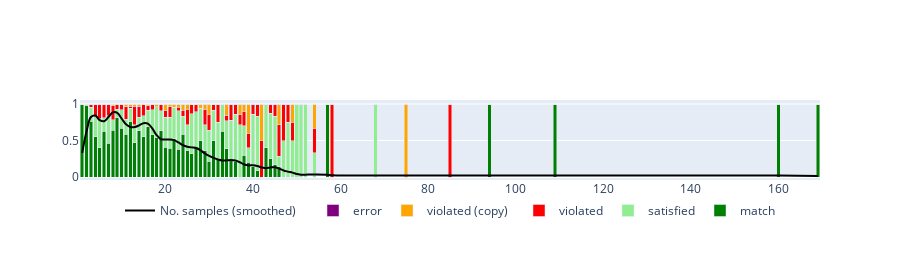
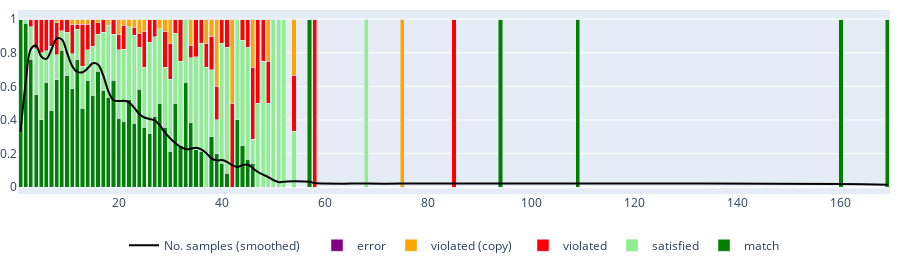

Notebook code cell kept with these figures, in order:
### Code cell
# Levenshtein between prediction and target as bins. Aggregated over beams, distance is averaged and rounded over all beams
plot_accuracy(df_agg_mean_round, column="lev_pt")
